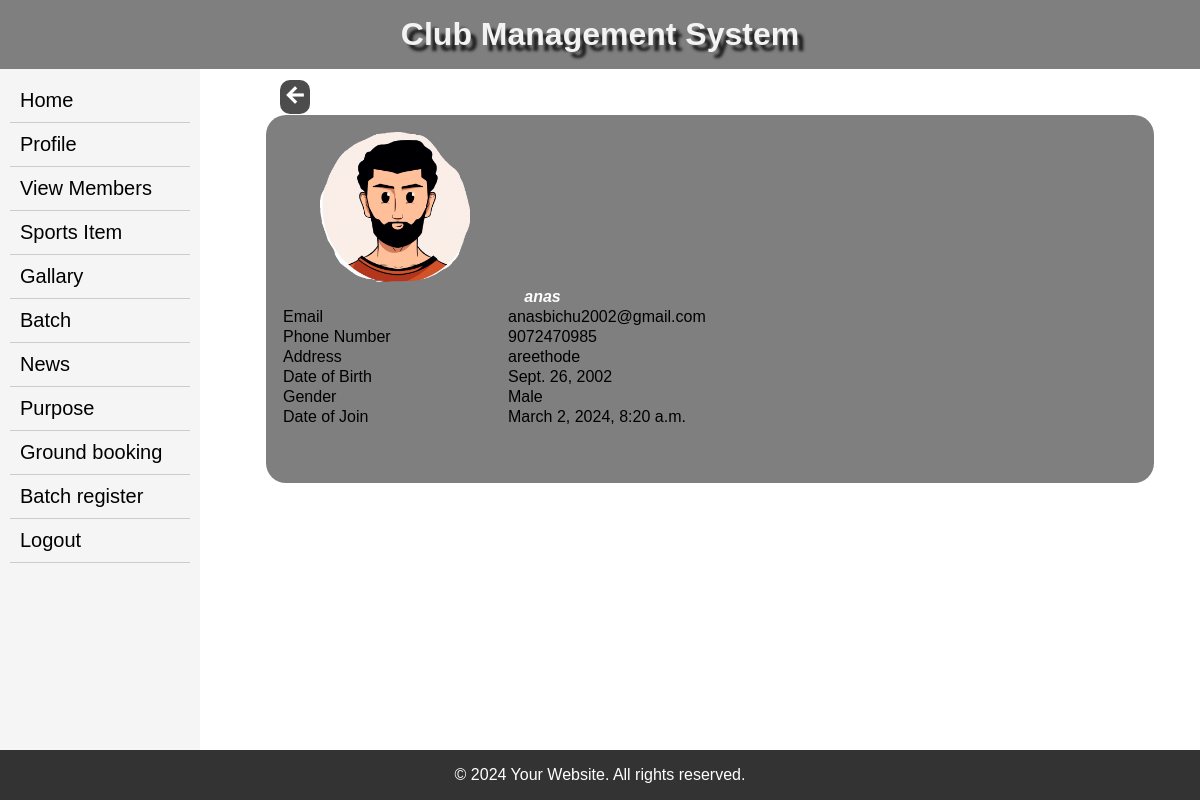
/adminmemberprofileview/5, run on the app's committed database.
### myapp/models.py (models this page shows, shortened)
class clubmember(models.Model):
    id=models.AutoField(primary_key=True)
    name=models.CharField(max_length=50)
    member = models.OneToOneField(
        Userprofile,
        on_delete=models.CASCADE,
        blank=True,
        null=True
    )
    address=models.TextField()
    email=models.CharField(max_length=50)
    phoneno=models.IntegerField()
    date_of_birth = models.DateField()
    gender=models.TextField(max_length=50)
    photo=models.ImageField(upload_to='memberimg',null=True,blank=True)
    date_of_join = models.DateTimeField(auto_now_add=True)
    is_active = models.BooleanField(null=False, blank=True, default=True)
    otp = models.CharField(max_length=20, null=True, blank=True)

### myapp/views.py (the view)
# urls.py: path("adminmemberprofileview/<str:pk>",views.adminviewmemberprofile,name='adminviewmemberprofile'),
def adminviewmemberprofile(request,pk):
    form=clubmember.objects.get(id=pk)
    return render(request,'adminviewmemberprofile.html',{'form':form})

### templates/adminviewmemberprofile.html (shortened to what this page needs)
{% extends 'admin_index.html' %}
{% block body %}
<body>
<form id="form1" name="form1" method="post">
        <a href="{% url 'listmember' %}" style="position: fixed; top:80px; left: 280px; color:#fff; background-color: rgba(0,0,0,0.7); padding:3px; border-radius:10px;"><span class="material-symbols-outlined">
</span></a>
 <table width="523" border="0">
  <tbody>
  <tr>
       <th>  {% if form.photo %}
    <img src="{{ form.photo.url }}" width="150" height="150"/>
  {% else %}
    No photo available
  {% endif %}</th>
      </tr>
    <tr>
        <th colspan="2" scope="col"><b><i>{{ form.name }}</i></b></th>
      </tr>
    <tr>
      <td>Email</td>
      <td>{{form.email}}</td>
    </tr>
    <tr>
      <td>Phone Number</td>
      <td>{{form.phoneno}}</td>
    </tr>
    <tr>
      <td>Address</td>
      <td>{{form.address}}</td>
    </tr>
    <tr>
      <td>Date of Birth</td>
      <td>{{form.date_of_birth}}</td>
    </tr>
    <tr>
      <td>Gender</td>
      <td>{{form.gender}}</td>
    </tr>
    <tr>
      <td>Date of Join</td>
      <td>{{form.date_of_join}}</td>
    </tr>
    <tr>
      <td>&nbsp;</td>
      <td></td>
    </tr>
    <tr>
      <td>&nbsp;</td>
      <td></td>
    </tr>
  </tbody>
</table>
</form>
</body>
{% endblock %}

### templates/admin_index.html (style rules this page uses)
* { margin: 0; padding: 0; box-sizing: border-box; }
body { font-family: Arial, sans-serif; background-image: url(https://png.pngtree.com/background/20230512/original/pngtree-sport-background-picture-image_2502918.jpg); background-size: cover; background-repeat: no-repeat; }
th { color:#fff; }
.material-symbols-outlined { font-variation-settings: 'FILL' 8, 'wght' 900, 'GRAD' 0, 'opsz' 24 }

### data on the page
clubmember: photo (picture), name "anas", email "anasbichu2002@gmail.com", phoneno "9072470985", address "areethode", date_of_birth "Sept. 26, 2002", gender "Male", date_of_join "March 2, 2024, 8:20 a.m."
